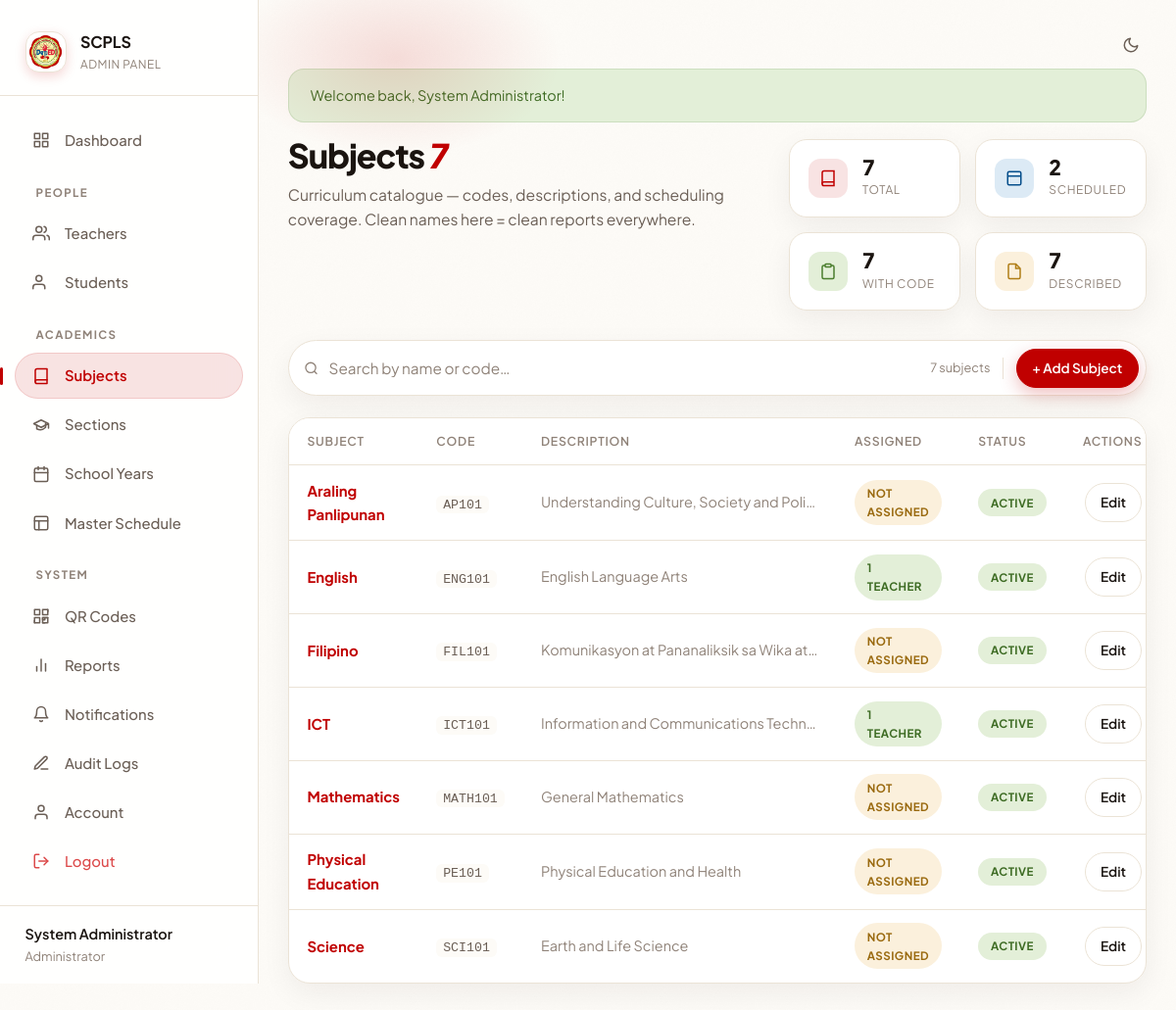
The app's page /admin/subjects.php (signed in) with its own data.
### tables this page shows
CREATE TABLE users (
  id         INT AUTO_INCREMENT PRIMARY KEY,
  username   VARCHAR(50)  NOT NULL UNIQUE,
  password   VARCHAR(255) NOT NULL,
  full_name  VARCHAR(100) NOT NULL,
  email      VARCHAR(100) DEFAULT NULL,
  role_id    INT          NOT NULL,
  status     TINYINT(1)   NOT NULL DEFAULT 1,
  created_at TIMESTAMP    NOT NULL DEFAULT CURRENT_TIMESTAMP,
  CONSTRAINT fk_user_role FOREIGN KEY (role_id)
    REFERENCES roles(id) ON UPDATE CASCADE
);

CREATE TABLE subjects (
  id          INT AUTO_INCREMENT PRIMARY KEY,
  name        VARCHAR(100) NOT NULL,
  code        VARCHAR(20)  DEFAULT NULL UNIQUE,
  description TEXT         DEFAULT NULL,
  status      TINYINT(1)   NOT NULL DEFAULT 1,
  created_at  TIMESTAMP    NOT NULL DEFAULT CURRENT_TIMESTAMP
);

### public/admin/subjects.php (the view, shortened to what the rows shown need)
<?php
require_once __DIR__ . '/../../bootstrap.php';
$action = $_GET['action'] ?? 'list';
$id = (int)($_GET['id'] ?? 0);
$errors = [];
if ($action === 'add' || ($action === 'edit' && $id > 0)) {
    $subject = ['name' => '', 'code' => '', 'description' => ''];
    if ($action === 'edit') {
        $stmt = db()->prepare("SELECT * FROM subjects WHERE id = ?");
        $stmt->execute([$id]);
        $subject = $stmt->fetch();
        if (!$subject) { flash('error', 'Subject not found.'); redirect('/admin/subjects.php'); }
    }
    if (!empty($errors)) {
        $subject = [
            'name'        => $_POST['name']        ?? $subject['name'],
            'code'        => $_POST['code']        ?? $subject['code'],
            'description' => $_POST['description'] ?? $subject['description'],
        ];
    }
    $isEdit = $action === 'edit';
?>
    <div class="card form-card">
        <div class="card-header">
            <h3><?= $isEdit ? 'Edit Subject' : 'Add Subject' ?></h3>
            <a href="/admin/subjects.php" class="btn btn-outline btn-sm">Back to List</a>
        </div>
        <div class="card-body">
            <?php if (!empty($errors)): ?>
                <div class="alert alert-danger fade-in">
                    <strong>Unable to save subject:</strong>
                    <ul class="error-list">
                        <?php foreach ($errors as $err): ?><li><?= h($err) ?></li><?php endforeach; ?>
                    </ul>
                </div>
            <?php endif; ?>
            <form method="POST" action="">
                <input type="hidden" name="submit_action" value="<?= $isEdit ? 'edit' : 'add' ?>">
                <?= csrf_field() ?>
                <div class="form-row">
                    <div class="form-group">
                        <label for="name">Subject Name</label>
                        <input type="text" id="name" name="name" class="form-control"
                               value="<?= h($subject['name']) ?>" required placeholder="e.g. Mathematics">
                    </div>
                    <div class="form-group">
                        <label for="code">Subject Code</label>
                        <input type="text" id="code" name="code" class="form-control"
                               value="<?= h($subject['code']) ?>" placeholder="e.g. MATH101">
                    </div>
                </div>
                <div class="form-group">
                    <label for="description">Description</label>
                    <textarea id="description" name="description" class="form-control" rows="3"
                              placeholder="Optional description"><?= h($subject['description']) ?></textarea>
                </div>
                <div class="form-actions">
                    <button type="submit" class="btn btn-primary">
                        <?= $isEdit ? 'Update Subject' : 'Create Subject' ?>
                    </button>
                    <a href="/admin/subjects.php" class="btn btn-outline">Cancel</a>
                </div>
            </form>
        </div>
    </div>
<?php
} else {
    $search = trim($_GET['search'] ?? '');
    $page = max(1, (int)($_GET['page'] ?? 1));
    $perPage = 20;
    $offset = ($page - 1) * $perPage;
    if ($search) {
        $stmt = db()->prepare("SELECT COUNT(*) FROM subjects WHERE name LIKE ? OR code LIKE ?");
        $stmt->execute(["%$search%", "%$search%"]);
        $total = $stmt->fetchColumn();
        $stmt = db()->prepare("SELECT * FROM subjects WHERE name LIKE ? OR code LIKE ? ORDER BY name ASC LIMIT ? OFFSET ?");
        $stmt->execute(["%$search%", "%$search%", $perPage, $offset]);
    } else {
        $stmt = db()->prepare("SELECT * FROM subjects ORDER BY name ASC LIMIT ? OFFSET ?");
        $stmt->execute([$perPage, $offset]);
    }
    $subjects = $stmt->fetchAll();
    $coverage = [];
    foreach (db()->query("
        SELECT se.subject_id,
               COUNT(DISTINCT se.teacher_id) AS teachers,
               COUNT(DISTINCT se.section_id) AS sections,
               COUNT(DISTINCT st.id) AS students
        FROM schedule_entries se
        LEFT JOIN students st ON st.section_id = se.section_id AND st.status = 1
        WHERE se.status = 1
        GROUP BY se.subject_id
    ")->fetchAll() as $c) {
        $coverage[(int)$c['subject_id']] = $c;
    }
    $totalAll = (int) db()->query("SELECT COUNT(*) FROM subjects WHERE status = 1")->fetchColumn();
?>
<div class="page-intro">
    <div class="page-intro-main">
        <h1>Subjects <em><?= $totalAll ?></em></h1>
    </div>
</div>
<div class="card overflow-hidden">
    <div class="card-body p-0">
        <?php if (empty($subjects)): ?>
            <div class="empty-state" style="padding: 3rem 1rem;">
                <div class="empty-icon"><svg width="48" height="48" viewBox="0 0 24 24" fill="none" stroke="currentColor" stroke-width="1.5"><path d="M4 19.5A2.5 2.5 0 0 1 6.5 17H20"/><path d="M6.5 2H20v20H6.5A2.5 2.5 0 0 1 4 19.5v-15A2.5 2.5 0 0 1 6.5 2z"/></svg></div>
                <h3>No subjects found</h3>
                <p><?= $search ? 'Try a different search term.' : 'Start by adding your first subject.' ?></p>
                <?php if (!$search): ?><a href="/admin/subjects.php?action=add" class="btn btn-primary btn-sm" style="margin-top:0.75rem;">+ Add Subject</a><?php endif; ?>
            </div>
        <?php else: ?>
            <div class="table-responsive">
                <table class="table">
                    <thead>
                        <tr>
                            <th>Subject</th>
                            <th>Code</th>
                            <th>Description</th>
                            <th>Assigned</th>
                            <th>Status</th>
                            <th style="text-align:right;">Actions</th>
                        </tr>
                    </thead>
                    <tbody>
                        <?php foreach ($subjects as $s): ?>
                            <tr>
                                <td><strong><a href="/admin/subject.php?id=<?= $s['id'] ?>"><?= h($s['name']) ?></a></strong></td>
                                <td><?= h($s['code']) ? '<code>'.h($s['code']).'</code>' : '<span class="text-muted">—</span>' ?></td>
                                <td style="color:var(--text-muted);font-size:0.85rem; max-width:320px; overflow:hidden; text-overflow:ellipsis; white-space:nowrap;" title="<?= h($s['description']) ?>"><?= h($s['description']) ?: '—' ?></td>
                                <td>
                                    <?php $cov = $coverage[(int)$s['id']] ?? null; ?>
                                    <?php if ($cov && (int)$cov['teachers'] > 0): ?>
                                        <span class="badge badge-success" title="<?= (int)$cov['teachers'] ?> teachers · <?= (int)$cov['sections'] ?> sections · <?= (int)$cov['students'] ?> students"><?= (int)$cov['teachers'] ?> teacher<?= (int)$cov['teachers']===1?'':'s' ?></span>
                                    <?php else: ?>
                                        <span class="badge badge-warning" title="No teacher or class assigned yet">Not assigned</span>
                                    <?php endif; ?>
                                </td>
                                <td>
                                    <span class="badge <?= $s['status'] ? 'badge-success' : 'badge-danger' ?>">
                                        <?= $s['status'] ? 'Active' : 'Inactive' ?>
                                    </span>
                                </td>
                                <td style="text-align:right;">
                                    <a href="/admin/subjects.php?action=edit&id=<?= $s['id'] ?>" class="btn btn-sm btn-outline">Edit</a>
                                </td>
                            </tr>
                        <?php endforeach; ?>
                    </tbody>
                </table>
            </div>
        <?php endif; ?>
    </div>
</div>
<?php
}
$slot = ob_get_clean();
include __DIR__ . '/../../includes/layouts/admin-layout.php';
?>

### includes/layouts/admin-layout.php (shortened to what the rows shown need)
<?php
$user = current_user();
?>
<!DOCTYPE html>
<html lang="en" data-theme="light" class="no-js">
<head>
    <link rel="stylesheet" href="/assets/css/style.css?v=20261014">
</head>
<body>
    <div class="layout">
        <aside class="sidebar">
            <div class="sidebar-footer">
                <span class="user-name"><?= h($user['full_name'] ?? 'Admin') ?></span>
                <span class="user-role">Administrator</span>
            </div>
        </aside>
        <main class="main-content">
            <div class="reveal">
                <?= $slot ?? '' ?>
            </div>
        </main>
    </div>
</body>
</html>

### records on screen
users: full_name "System Administrator"
subjects: name "Araling Panlipunan", code "AP101", description "Understanding Culture, Society and Poli…", shows "NOT ASSIGNED", status "ACTIVE"
subjects: name "English", code "ENG101", description "English Language Arts", teachers "1", status "ACTIVE"
subjects: name "Filipino", code "FIL101", description "Komunikasyon at Pananaliksik sa Wika at…", shows "NOT ASSIGNED", status "ACTIVE"
subjects: name "ICT", code "ICT101", description "Information and Communications Techn…", id "1", status "ACTIVE"
subjects: name "Mathematics", code "MATH101", description "General Mathematics", shows "NOT ASSIGNED", status "ACTIVE"
subjects: name "Physical Education", code "PE101", description "Physical Education and Health", shows "NOT ASSIGNED", status "ACTIVE"
subjects: name "Science", code "SCI101", description "Earth and Life Science", shows "NOT ASSIGNED", status "ACTIVE"

### other values on screen
config('short_name') "SCPLS"
$success "Welcome back, System Administrator!"
$totalAll "7"
$scheduled "2"
$withCode "7"
$withDesc "7"
$total "7"
